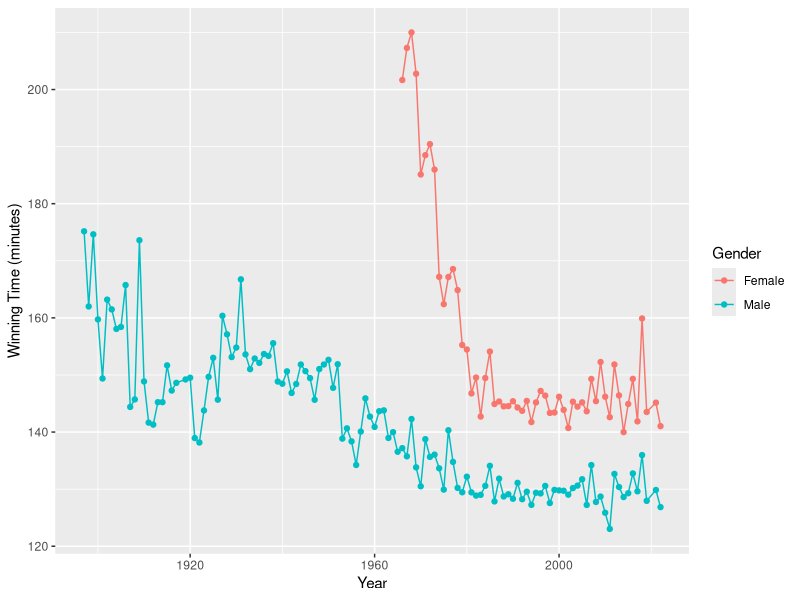

The R script that drew this image:
## ---- chunk 1
library(tidyverse)

men_marathon <- read.csv("Mens_Boston_Marathon_Winners.csv")
women_marathon <- read.csv("Womens_Boston_Marathon_Winners.csv")

men_marathon <- men_marathon %>%
  mutate(Gender = "Male")


women_marathon <- women_marathon %>%
  mutate(Gender = "Female")

head(women_marathon)
head(men_marathon)
## ---- chunk 2
boston_marathon <- bind_rows(men_marathon, women_marathon)
boston_marathon <- na.omit(boston_marathon)
str(boston_marathon)
head(boston_marathon)
tail(boston_marathon)
## ---- chunk 3
convert_time_to_minutes <- function(time_str) {
  time_parts <- strsplit(time_str, ":")[[1]]
  
  hours <- as.numeric(time_parts[1])
  minutes <- as.numeric(time_parts[2])
  seconds <- as.numeric(time_parts[3])
  
  total_minutes <- hours * 60 + minutes + seconds / 60
  return (total_minutes)
}

boston_marathon <- boston_marathon %>%
  mutate(Time = sapply(Time, convert_time_to_minutes))

str(boston_marathon)
head(boston_marathon)
## ---- chunk 4
average_time <- mean(boston_marathon$Time)
average_time
## ---- chunk 5
ggplot(boston_marathon,
       aes(x = Year, y = Time, color = Gender)) +
  geom_line() +
  geom_point() +
  xlab("Year") +
  ylab("Winning Time (minutes)")
## ---- chunk 6
boston_marathon <- boston_marathon %>%
  mutate(Z_score = (Time - mean(Time)) / sd(Time))

anomalies <- boston_marathon %>%
  filter(abs(Z_score) > 2)

print(anomalies)
